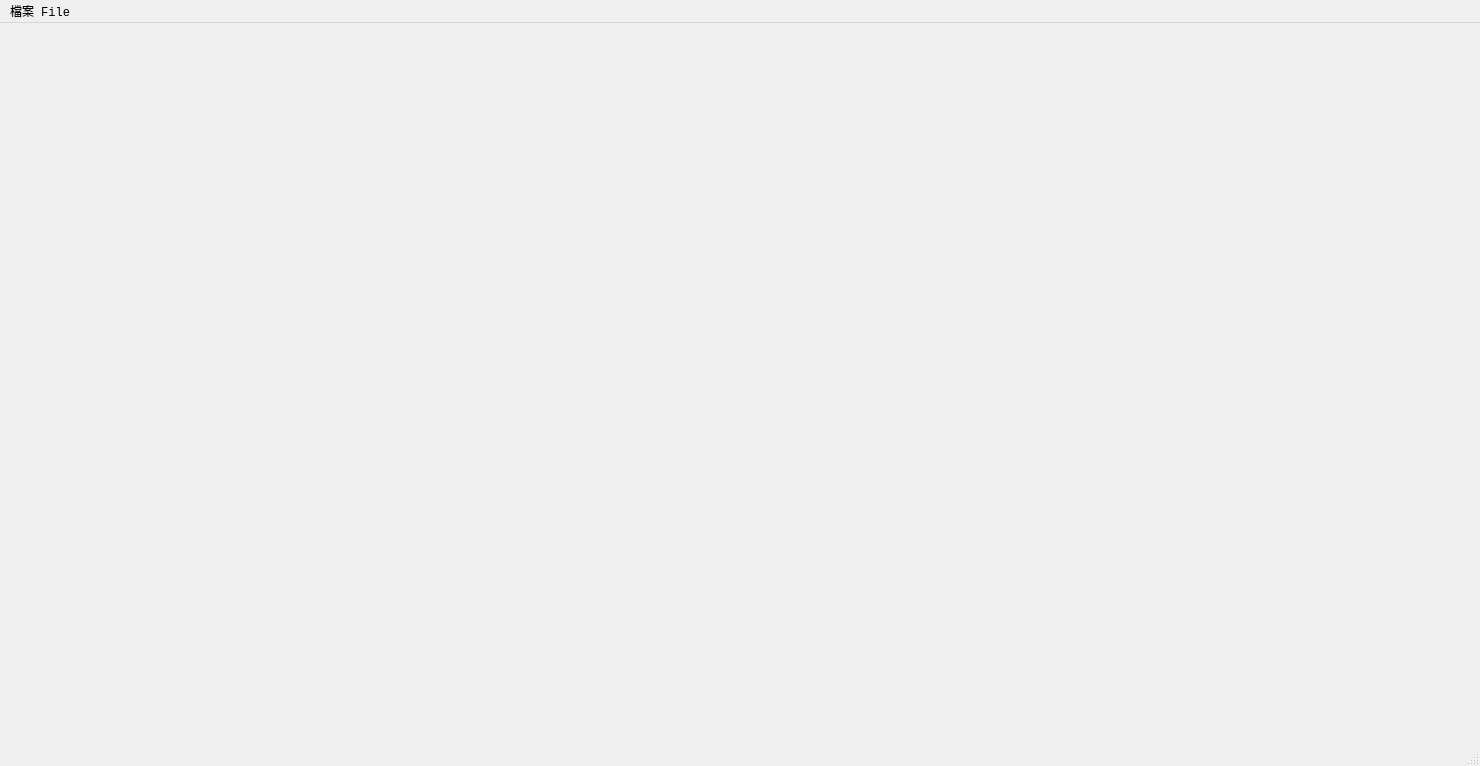
<?xml version="1.0" encoding="UTF-8"?>
<ui version="4.0">
 <class>MainWindow</class>
 <widget class="QMainWindow" name="MainWindow">
  <property name="geometry">
   <rect>
    <x>0</x>
    <y>0</y>
    <width>1480</width>
    <height>766</height>
   </rect>
  </property>
  <property name="sizePolicy">
   <sizepolicy hsizetype="Preferred" vsizetype="Preferred">
    <horstretch>1</horstretch>
    <verstretch>1</verstretch>
   </sizepolicy>
  </property>
  <property name="font">
   <font>
    <family>Consolas</family>
   </font>
  </property>
  <property name="windowTitle">
   <string>MainWindow</string>
  </property>
  <widget class="QWidget" name="centralwidget">
   <layout class="QGridLayout" name="gridLayout_2">
    <property name="leftMargin">
     <number>12</number>
    </property>
    <property name="topMargin">
     <number>12</number>
    </property>
    <property name="rightMargin">
     <number>12</number>
    </property>
    <property name="bottomMargin">
     <number>12</number>
    </property>
   </layout>
  </widget>
  <widget class="QMenuBar" name="menubar">
   <property name="geometry">
    <rect>
     <x>0</x>
     <y>0</y>
     <width>1480</width>
     <height>24</height>
    </rect>
   </property>
   <widget class="QMenu" name="menu_File">
    <property name="font">
     <font>
      <family>Consolas</family>
     </font>
    </property>
    <property name="title">
     <string>檔案 File</string>
    </property>
    <widget class="QMenu" name="menu_Load">
     <property name="font">
      <font>
       <family>Consolas</family>
      </font>
     </property>
     <property name="title">
      <string>載入 Load</string>
     </property>
     <addaction name="action_load_from_local"/>
     <addaction name="action_load_from_url"/>
     <addaction name="action_load_from_clipboard"/>
    </widget>
    <widget class="QMenu" name="menu_Save">
     <property name="title">
      <string>儲存 Save</string>
     </property>
     <addaction name="action_save_all"/>
    </widget>
    <addaction name="menu_Load"/>
    <addaction name="menu_Save"/>
   </widget>
   <addaction name="menu_File"/>
  </widget>
  <widget class="QStatusBar" name="statusbar">
   <property name="font">
    <font>
     <family>Consolas</family>
    </font>
   </property>
  </widget>
  <action name="action_load_from_local">
   <property name="text">
    <string>從本機 From local</string>
   </property>
   <property name="font">
    <font>
     <family>Consolas</family>
    </font>
   </property>
  </action>
  <action name="action_start_detect">
   <property name="text">
    <string>開始 Start</string>
   </property>
  </action>
  <action name="action_load_from_clipboard">
   <property name="text">
    <string>從剪貼簿 From clipboard</string>
   </property>
   <property name="font">
    <font>
     <family>Consolas</family>
    </font>
   </property>
  </action>
  <action name="action_load_from_url">
   <property name="text">
    <string>從地址 From URL</string>
   </property>
   <property name="font">
    <font>
     <family>Consolas</family>
    </font>
   </property>
  </action>
  <action name="action_save_all">
   <property name="text">
    <string>儲存所有處理後的圖片到目錄 Save all processed images to a directory</string>
   </property>
  </action>
 </widget>
 <resources/>
 <connections/>
</ui>
